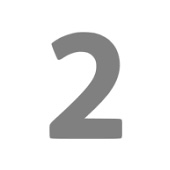
#> input picture src/2.jpg, 170 x 170 px
$ jupyter execute --allow-errors test.ipynb   (shell and % lines are left out)
#> lines starting #> are read from the running program, lines starting #| are printed output that depends on the picture; after the words box and inside, x2 and y2 are one past the last pixel; in counts of white or black regions, pixels touching at a corner belong together
# Image Vectorization using Traditional method

[cell 1]
# import packages
import cv2
import numpy as np

# step 1: Interpolation
use bilinear interpolation

[cell 2]
# Read the image
image = cv2.imread('src/2.jpg', cv2.IMREAD_GRAYSCALE)
#> image is the input picture: shape (170, 170); min 118, max 255, mean 236
height, width = image.shape
#> height = 170; width = 170

# Convert RGB to Lab
# lab_image = cv2.cvtColor(image, cv2.COLOR_BGR2Lab)

# Split the channels
# L, a, b = cv2.split(lab_image)

# Resize each channel using bilinear interpolation
resized_image = cv2.resize(image, (width * 5, height * 5), interpolation=cv2.INTER_LINEAR)
# [11 lines of commented-out code are left out]
cv2.imwrite('output/resized_image.png', resized_image)

# Set a threshold value
threshold_value = 220

# Apply the threshold
_, thresholded_image = cv2.threshold(image, threshold_value, 255, cv2.THRESH_BINARY)
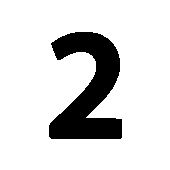
#> thresholded_image: shape (170, 170); 84.7% white; 1 black region, box (x1, y1, x2, y2) and area: (49, 32, 122, 139) 4422
_, thresholded_image_with_resize = cv2.threshold(resized_image, threshold_value, 255, cv2.THRESH_BINARY)
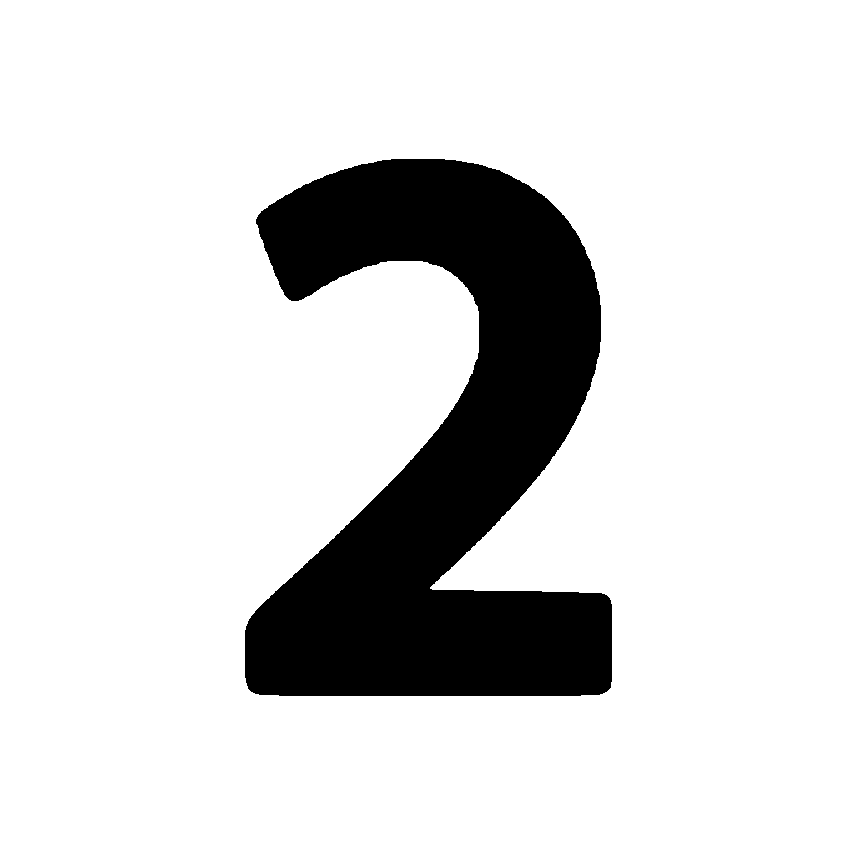
#> thresholded_image_with_resize: shape (850, 850); 84.5% white; 1 black region, box (x1, y1, x2, y2) and area: (245, 159, 612, 696) 111672

# invert the image
inverted_image = 255 - thresholded_image
inverted_image_with_resize = 255 - thresholded_image_with_resize
#> inverted_image_with_resize: shape (850, 850); 15.5% white; 1 white region

# Find contours in the binary image
contours, _ = cv2.findContours(inverted_image, cv2.RETR_LIST, cv2.CHAIN_APPROX_NONE)
#> contours = 1 contour; box (x1, y1, x2, y2) and area: (49, 32, 122, 139) 4224
contours_with_resize, _ = cv2.findContours(inverted_image_with_resize, cv2.RETR_LIST, cv2.CHAIN_APPROX_NONE)
#> contours_with_resize = 1 contour; box (x1, y1, x2, y2) and area: (245, 159, 612, 696) 110660

# Create an empty image to draw contours on (make sure it's a 3-channel image)
contour_image = np.zeros((image.shape[0], image.shape[1], 3), dtype=np.uint8)
contour_image_with_resize = np.zeros((resized_image.shape[0], resized_image.shape[1], 3), dtype=np.uint8)

# Draw the contours on the empty image
# Using a visible color (e.g., green) and a suitable thickness
cv2.drawContours(contour_image, contours, -1, (0, 255, 0), 1)  # Green color, thickness of 1
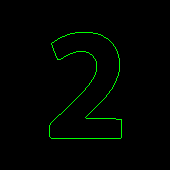
#> contour_image: shape (170, 170, 3); mean of channels 0, 1, 2 0, 3.5, 0; drawn as B, G, R
cv2.drawContours(contour_image_with_resize, contours_with_resize, -1, (0, 255, 0), 1)  # Green color, thickness of 1

# Save or display the contour image
cv2.imwrite('output/threshold_image.png', thresholded_image)
cv2.imwrite('output/threshold_image_with_resize.png', thresholded_image_with_resize)
cv2.imwrite('output/contour_image.png', contour_image)
cv2.imwrite('output/contour_image_with_resize.png', contour_image_with_resize)
#> Out = True

# step 2: use contour points to generate SVG file

[cell 3]
import cv2
import numpy as np
from scipy.interpolate import splprep, splev
import svgwrite

# Step 1: Extract Contour Points
# image = cv2.imread('src/2.jpg', cv2.IMREAD_GRAYSCALE)
# _, thresh = cv2.threshold(image, 220, 255, cv2.THRESH_BINARY)
# contours, _ = cv2.findContours(thresh, cv2.RETR_EXTERNAL, cv2.CHAIN_APPROX_SIMPLE)
contour_with_resize = max(contours_with_resize, key=len)
#> contour_with_resize = contour of 2022 points, box (x1, y1, x2, y2) (245, 159, 612, 696), area 110660
points = contour_with_resize[:, 0, :]  # Remove unnecessary dimension
#> points = 2022 pairs, first value 245 to 611, second value 159 to 695
x, y = points[:, 0], points[:, 1]
#> x = 2022 values, max 611 at index 1193, min 245 at index 767, mean 442.4; y = 2022 values, max 695 at index 856, min 159 at index 0, mean 449.1

# Step 2: Generate Bezier Curves
tck, u = splprep([x, y], s=0, k=3)
#> tck = 3 items; u = 2022 values from 0 to 1
u_new = np.linspace(u.min(), u.max(), num=len(points)*10)
x_new, y_new = splev(u_new, tck)

# Step 3: Create SVG File
#> (the rest of this cell did not finish here and is left out)

[cell 4]
import cv2
import numpy as np
from scipy.interpolate import splprep, splev
import svgwrite

# Step 1: Extract Contour Points
# image = cv2.imread('image.png', cv2.IMREAD_GRAYSCALE)
# _, thresh = cv2.threshold(image, 128, 255, cv2.THRESH_BINARY)
# contours, _ = cv2.findContours(thresh, cv2.RETR_EXTERNAL, cv2.CHAIN_APPROX_SIMPLE)

# Select the largest contour
contour = max(contours, key=len)
#> contour = contour of 394 points, box (x1, y1, x2, y2) (49, 32, 122, 139), area 4224

# Step 2: Fit Bezier Curves
# Convert contour points to a format suitable for splprep
points = contour[:, 0, :]  # Remove unnecessary dimension
#> points = 394 pairs, first value 49 to 121, second value 32 to 138
x, y = points[:, 0], points[:, 1]
#> x = 394 values, max 121 at index 229, min 49 at index 146, mean 88.16; y = 394 values, max 138 at index 159, min 32 at index 0, mean 89.08

# Fit spline to contour points
tck, u = splprep([x, y], s=0, k=3)
#> u = 394 values from 0 to 1

# Evaluate spline
u_new = np.linspace(u.min(), u.max(), num=len(points)*10)
#> u_new = 3940 values from 0 to 1
x_new, y_new = splev(u_new, tck)
#> x_new = 3940 values, max 121.1 at index 2460, min 48.93 at index 1570, mean 87.7; y_new = 3940 values, max 138.1 at index 1691, min 31.93 at index 3802, mean 88.14

# Step 3: Create SVG File
#> (the rest of this cell did not finish here and is left out)
